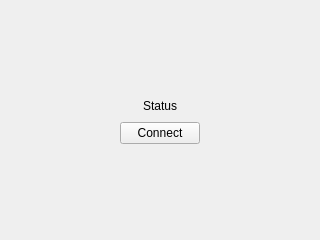
<?xml version="1.0" encoding="UTF-8"?>
<ui version="4.0">
 <class>Form</class>
 <widget class="QWidget" name="Form">
  <property name="geometry">
   <rect>
    <x>0</x>
    <y>0</y>
    <width>320</width>
    <height>240</height>
   </rect>
  </property>
  <property name="windowTitle">
   <string>PiCar</string>
  </property>
  <layout class="QVBoxLayout" name="verticalLayout">
   <item>
    <spacer name="verticalSpacer">
     <property name="orientation">
      <enum>Qt::Vertical</enum>
     </property>
     <property name="sizeHint" stdset="0">
      <size>
       <width>20</width>
       <height>63</height>
      </size>
     </property>
    </spacer>
   </item>
   <item>
    <layout class="QHBoxLayout" name="horizontalLayout">
     <item>
      <spacer name="horizontalSpacer_2">
       <property name="orientation">
        <enum>Qt::Horizontal</enum>
       </property>
       <property name="sizeHint" stdset="0">
        <size>
         <width>40</width>
         <height>20</height>
        </size>
       </property>
      </spacer>
     </item>
     <item>
      <widget class="QLabel" name="status_label">
       <property name="text">
        <string>Status</string>
       </property>
      </widget>
     </item>
     <item>
      <spacer name="horizontalSpacer">
       <property name="orientation">
        <enum>Qt::Horizontal</enum>
       </property>
       <property name="sizeHint" stdset="0">
        <size>
         <width>40</width>
         <height>20</height>
        </size>
       </property>
      </spacer>
     </item>
    </layout>
   </item>
   <item>
    <layout class="QHBoxLayout" name="horizontalLayout_2">
     <item>
      <spacer name="horizontalSpacer_4">
       <property name="orientation">
        <enum>Qt::Horizontal</enum>
       </property>
       <property name="sizeHint" stdset="0">
        <size>
         <width>40</width>
         <height>20</height>
        </size>
       </property>
      </spacer>
     </item>
     <item>
      <widget class="QPushButton" name="connect_button">
       <property name="text">
        <string>Connect</string>
       </property>
      </widget>
     </item>
     <item>
      <spacer name="horizontalSpacer_3">
       <property name="orientation">
        <enum>Qt::Horizontal</enum>
       </property>
       <property name="sizeHint" stdset="0">
        <size>
         <width>40</width>
         <height>20</height>
        </size>
       </property>
      </spacer>
     </item>
    </layout>
   </item>
   <item>
    <spacer name="verticalSpacer_2">
     <property name="orientation">
      <enum>Qt::Vertical</enum>
     </property>
     <property name="sizeHint" stdset="0">
      <size>
       <width>20</width>
       <height>63</height>
      </size>
     </property>
    </spacer>
   </item>
  </layout>
 </widget>
 <resources/>
 <connections/>
</ui>
